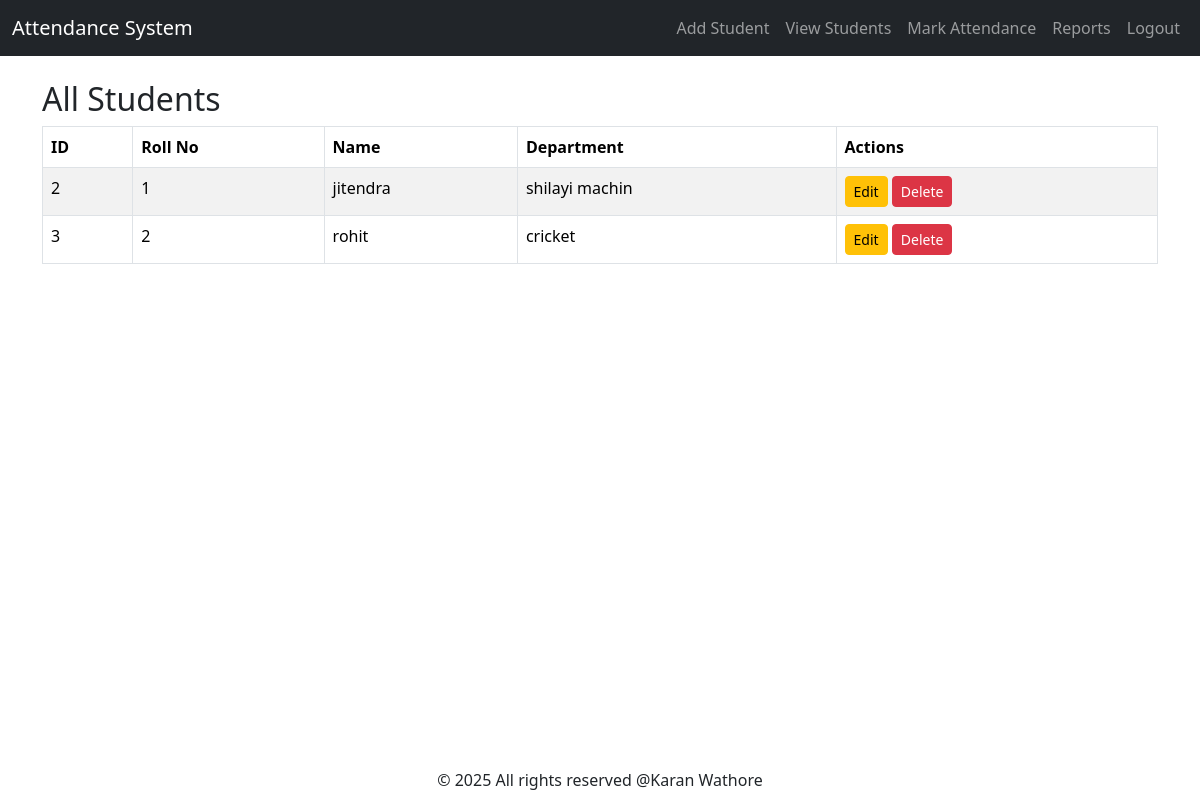
Page /view-students (signed in) on the committed database.
### tables this page shows
CREATE TABLE students (id INTEGER PRIMARY KEY AUTOINCREMENT,roll_no TEXT UNIQUE,name TEXT,department TEXT,teacher_id INTEGER,FOREIGN KEY (teacher_id) REFERENCES teachers(id));

### app.py (the view)
@app.route("/view-students")
def view_students():
    if "teacher_id" not in session:
        return redirect(url_for("login"))
    con = get_db()
    cur = con.cursor()
    cur.execute(
        "SELECT * FROM students WHERE teacher_id=?",
        (session["teacher_id"],)
    )
    students = cur.fetchall()
    con.close()
    return render_template("view_students.html", students=students)

### app.py (called while the page is built)
def get_db():
    con = sqlite3.connect(DB_NAME)
    con.row_factory = sqlite3.Row
    return con

### templates/view_students.html (shortened to what this page needs)
<!DOCTYPE html>
<html lang="en">
<head>
</head>
<body>
    {% extends "navi.html" %}
{% block content %}
<h2>All Students</h2>
<table class="table table-bordered table-striped">
    <thead>
        <tr>
            <th>ID</th>
            <th>Roll No</th>
            <th>Name</th>
            <th>Department</th>
            <th>Actions</th>
        </tr>
    </thead>
    <tbody>
        {% for student in students %}
        <tr>
            <td>{{ student['id'] }}</td>
            <td>{{ student['roll_no'] }}</td>
            <td>{{ student['name'] }}</td>
            <td>{{ student['department'] }}</td>
            <td>
                <a href="/update-student/{{ student['id'] }}" class="btn btn-sm btn-warning">Edit</a>
                <a href="/delete-student/{{ student['id'] }}" class="btn btn-sm btn-danger">Delete</a>
            </td>
        </tr>
        {% endfor %}
    </tbody>
</table>
<footer class="footer fixed-bottom text-center py-2">
    © 2025 All rights reserved  @Karan Wathore
</footer>
{% endblock %}

### rows in the picture
students: id "2", roll_no "1", name "jitendra", department "shilayi machin"
students: id "3", roll_no "2", name "rohit", department "cricket"
